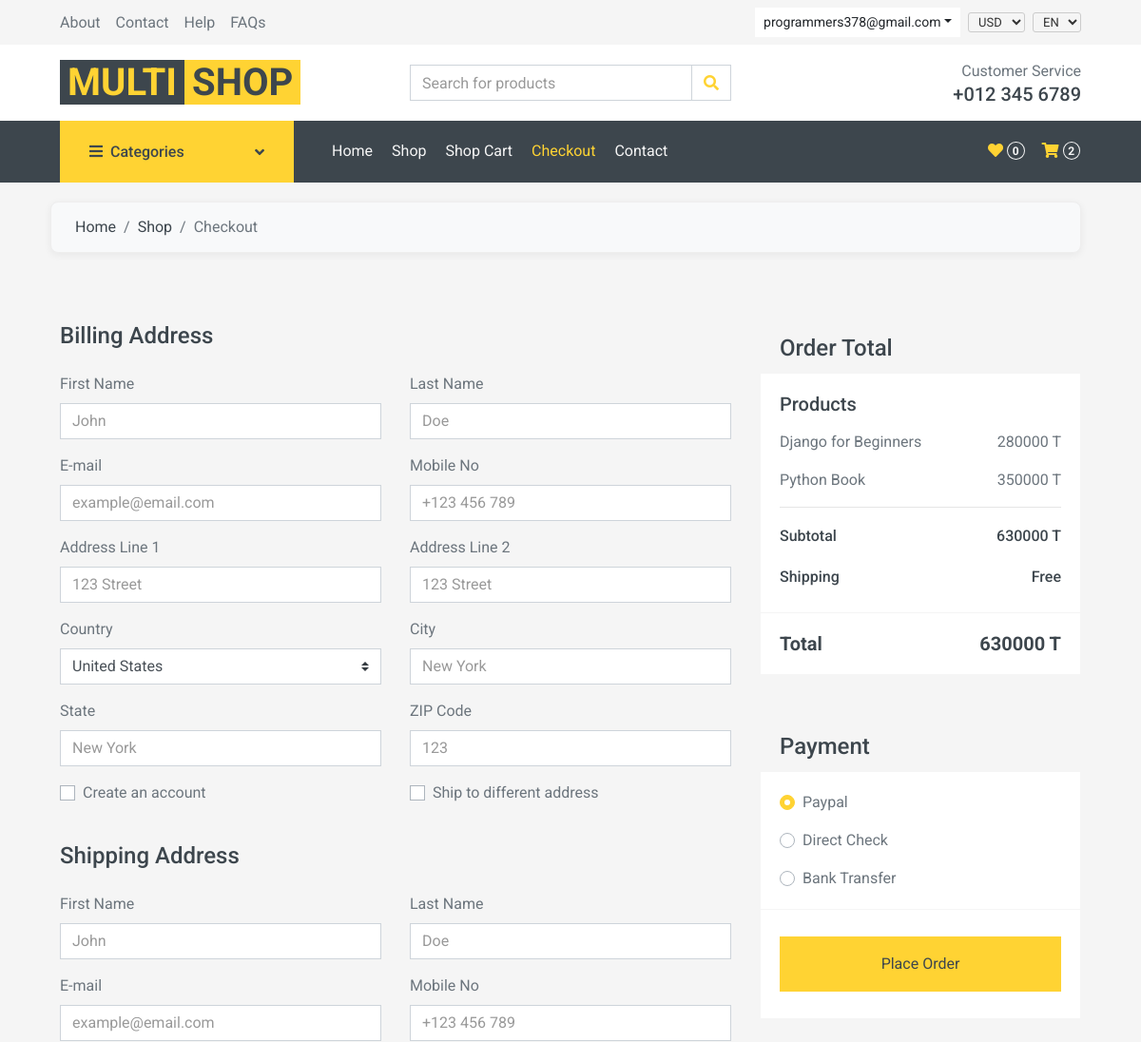
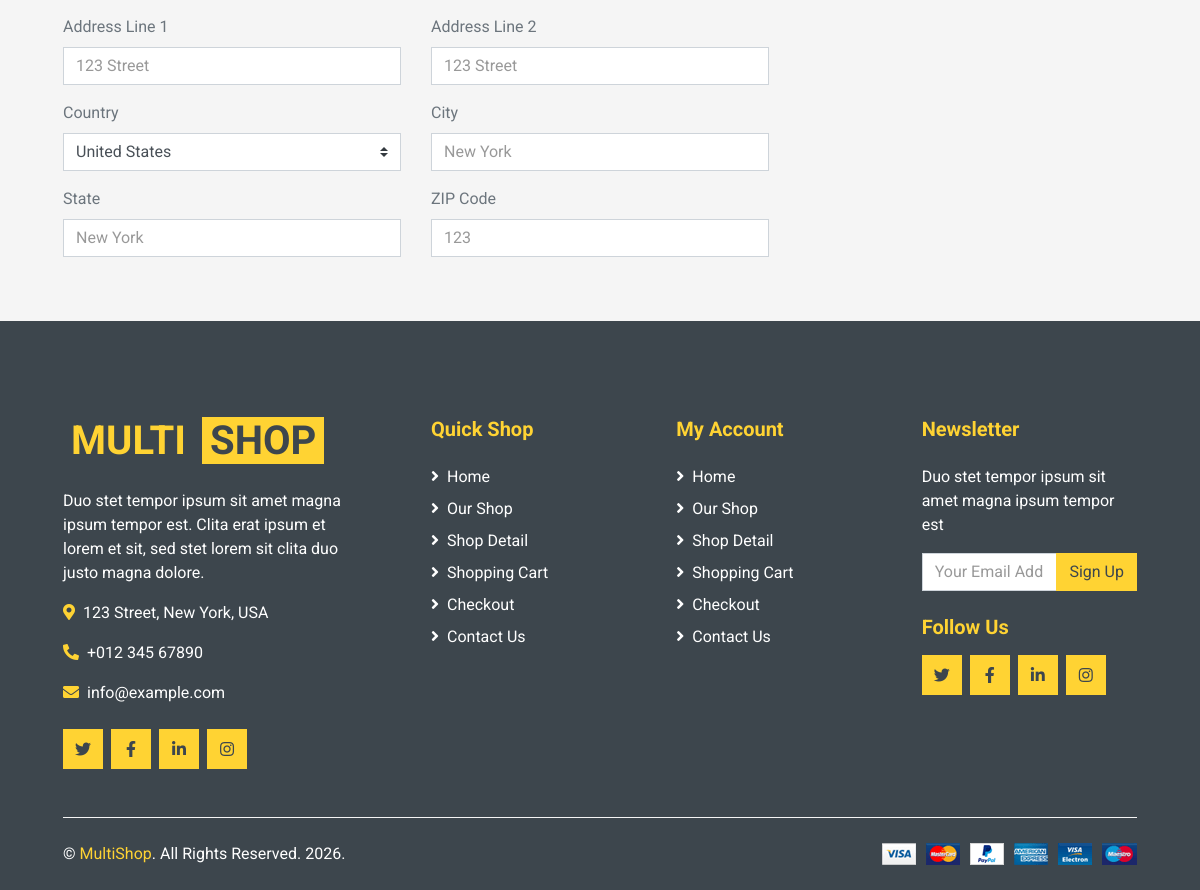
/orders/checkout/ (signed in), run on the app's committed database (2 pictures, top to bottom).
### cart/models.py (models this page shows, shortened)
class CartItem(models.Model):
    cart = models.ForeignKey(Cart, on_delete=models.CASCADE, related_name="items")
    product = models.ForeignKey(Product, on_delete=models.CASCADE)
    quantity = models.PositiveIntegerField(default=1)
    @property
    def total_price(self):
        return self.product.price * self.quantity

### shop/models/product.py (models this page shows, shortened)
class Product(models.Model):
    category = models.ForeignKey(
        Category, on_delete=models.CASCADE, related_name="products"
    )
    name = models.CharField(max_length=200)
    description = models.TextField(blank=True)
    price = models.DecimalField(
        max_digits=12, decimal_places=0, help_text="Price in Toman"
    )
    stock = models.PositiveIntegerField(default=0)
    available = models.BooleanField(default=True)  # FIX: was missing, caused FieldError
    image = models.ImageField(upload_to="products/", blank=True, null=True)
    created = models.DateTimeField(auto_now_add=True)

### orders/views.py (the view, shortened to what this page needs)
# urls.py: path("checkout/", views.checkout, name="checkout"),
@login_required
def checkout(request):
    cart = Cart.objects.filter(user=request.user).first()
    items = cart.items.select_related("product").all() if cart else []
    total = sum(item.total_price for item in items)
    return render(request, "orders/checkout.html", {"items": items, "total": total})

### templates/orders/checkout.html (shortened to what this page needs)
{% extends 'base.html' %}
{% load static %}
{% block content %}
<div class="container-fluid">
    <div class="row px-xl-5">
        <div class="col-12">
            <nav class="breadcrumb bg-light mb-30 p-0">
                <a class="breadcrumb-item text-dark" href="{% url 'shop:index' %}">Home</a>
                <a class="breadcrumb-item text-dark" href="{% url 'shop:product_list' %}">Shop</a>
                <span class="breadcrumb-item active">Checkout</span>
            </nav>
        </div>
    </div>
</div>
<div class="container-fluid pt-5">
    <div class="row px-xl-5">
        <div class="col-lg-8">
            <form method="post">
                <div class="mb-4">
                    <h4 class="font-weight-semi-bold mb-4">Billing Address</h4>
                    <div class="row">
                        <div class="col-md-6 form-group">
                            <label>First Name</label>
                            <input class="form-control" type="text" placeholder="John" required>
                        </div>
                        <div class="col-md-6 form-group">
                            <label>Last Name</label>
                            <input class="form-control" type="text" placeholder="Doe" required>
                        </div>
                        <div class="col-md-6 form-group">
                            <label>E-mail</label>
                            <input class="form-control" type="email" placeholder="example@email.com" required>
                        </div>
                        <div class="col-md-6 form-group">
                            <label>Mobile No</label>
                            <input class="form-control" type="tel" placeholder="+123 456 789">
                        </div>
                        <div class="col-md-6 form-group">
                            <label>Address Line 1</label>
                            <input class="form-control" type="text" placeholder="123 Street" required>
                        </div>
                        <div class="col-md-6 form-group">
                            <label>Address Line 2</label>
                            <input class="form-control" type="text" placeholder="123 Street">
                        </div>
                        <div class="col-md-6 form-group">
                            <label>Country</label>
                            <select class="custom-select">
                                <option selected>United States</option>
                            </select>
                        </div>
                        <div class="col-md-6 form-group">
                            <label>City</label>
                            <input class="form-control" type="text" placeholder="New York">
                        </div>
                        <div class="col-md-6 form-group">
                            <label>State</label>
                            <input class="form-control" type="text" placeholder="New York">
                        </div>
                        <div class="col-md-6 form-group">
                            <label>ZIP Code</label>
                            <input class="form-control" type="text" placeholder="123">
                        </div>
                        <div class="col-md-6 form-group">
                            <div class="custom-control custom-checkbox">
                                <label class="custom-control-label" for="create-account">Create an account</label>
                            </div>
                        </div>
                        <div class="col-md-6 form-group">
                            <div class="custom-control custom-checkbox">
                                <label class="custom-control-label" for="shipdiff">Ship to different address</label>
                            </div>
                        </div>
                    </div>
                </div>
                <div class="mb-4">
                    <h4 class="font-weight-semi-bold mb-4">Shipping Address</h4>
                    <div class="row">
                        <div class="col-md-6 form-group">
                            <label>First Name</label>
                            <input class="form-control" type="text" placeholder="John">
                        </div>
                        <div class="col-md-6 form-group">
                            <label>Last Name</label>
                            <input class="form-control" type="text" placeholder="Doe">
                        </div>
                        <div class="col-md-6 form-group">
                            <label>E-mail</label>
                            <input class="form-control" type="email" placeholder="example@email.com">
                        </div>
                        <div class="col-md-6 form-group">
                            <label>Mobile No</label>
                            <input class="form-control" type="tel" placeholder="+123 456 789">
                        </div>
                        <div class="col-md-6 form-group">
                            <label>Address Line 1</label>
                            <input class="form-control" type="text" placeholder="123 Street">
                        </div>
                        <div class="col-md-6 form-group">
                            <label>Address Line 2</label>
                            <input class="form-control" type="text" placeholder="123 Street">
                        </div>
                        <div class="col-md-6 form-group">
                            <label>Country</label>
                            <select class="custom-select">
                                <option selected>United States</option>
                            </select>
                        </div>
                        <div class="col-md-6 form-group">
                            <label>City</label>
                            <input class="form-control" type="text" placeholder="New York">
                        </div>
                        <div class="col-md-6 form-group">
                            <label>State</label>
                            <input class="form-control" type="text" placeholder="New York">
                        </div>
                        <div class="col-md-6 form-group">
                            <label>ZIP Code</label>
                            <input class="form-control" type="text" placeholder="123">
                        </div>
                    </div>
                </div>
        </div>
        <div class="col-lg-4">
            <div class="card border-secondary mb-5">
                <div class="card-header bg-secondary border-0">
                    <h4 class="font-weight-semi-bold m-0">Order Total</h4>
                </div>
                <div class="card-body">
                    <h5 class="font-weight-medium mb-3">Products</h5>
                    {% for item in items %}
                    <div class="d-flex justify-content-between">
                        <p>{{ item.product.name }}</p>
                        <p>{{ item.total_price|floatformat:0 }} T</p>
                    </div>
                    {% empty %}
                    <p class="text-muted">No items.</p>
                    {% endfor %}
                    <hr class="mt-0">
                    <div class="d-flex justify-content-between mb-3 pt-1">
                        <h6 class="font-weight-medium">Subtotal</h6>
                        <h6 class="font-weight-medium">{{ total|floatformat:0 }} T</h6>
                    </div>
                    <div class="d-flex justify-content-between">
                        <h6 class="font-weight-medium">Shipping</h6>
                        <h6 class="font-weight-medium">Free</h6>
                    </div>
                </div>
                <div class="card-footer border-secondary bg-transparent">
                    <div class="d-flex justify-content-between mt-2">
                        <h5 class="font-weight-bold">Total</h5>
                        <h5 class="font-weight-bold">{{ total|floatformat:0 }} T</h5>
                    </div>
                </div>
            </div>
            <div class="card border-secondary mb-5">
                <div class="card-header bg-secondary border-0">
                    <h4 class="font-weight-semi-bold m-0">Payment</h4>
                </div>
                <div class="card-body">
                    <div class="custom-control custom-radio mb-3">
                        <label class="custom-control-label" for="paypal">Paypal</label>
                    </div>
                    <div class="custom-control custom-radio mb-3">
                        <label class="custom-control-label" for="direct">Direct Check</label>
                    </div>
                    <div class="custom-control custom-radio">
                        <label class="custom-control-label" for="bank">Bank Transfer</label>
                    </div>
                </div>
                <div class="card-footer border-secondary bg-transparent">
                    <button type="submit" class="btn btn-block btn-primary my-3 py-3">Place Order</button>
                </div>
            </div>
        </div>
    </div>
</div>
{% endblock %}

### templates/base.html (shortened to what this page needs)
{% load static %}
<!DOCTYPE html>
<html lang="en">
<head>
    <link href="https://cdnjs.cloudflare.com/ajax/libs/font-awesome/5.10.0/css/all.min.css" rel="stylesheet">
    <link href="{% static 'lib/owlcarousel/assets/owl.carousel.min.css' %}" rel="stylesheet">
    <link href="{% static 'lib/animate/animate.min.css' %}" rel="stylesheet">
    <link href="{% static 'css/style.min.css' %}" rel="stylesheet">
</head>
<body>
<div class="container-fluid">
    <div class="row bg-secondary py-2 px-xl-5">
        <div class="col-lg-6 d-none d-lg-block">
            <div class="d-inline-flex align-items-center h-100">
                <a class="text-body mr-3" href="#">About</a>
                <a class="text-body mr-3" href="{% url 'shop:contact' %}">Contact</a>
                <a class="text-body mr-3" href="#">Help</a>
                <a class="text-body" href="#">FAQs</a>
            </div>
        </div>
        <div class="col-lg-6 text-center text-lg-right">
            <div class="d-inline-flex align-items-center">
                {% if user.is_authenticated %}
                <div class="btn-group mr-2">
                    <button type="button" class="btn btn-sm btn-light dropdown-toggle" data-toggle="dropdown">{{ user.username }}</button>
                </div>
                {% else %}
                <a href="{% url 'account_login' %}" class="btn btn-sm btn-primary mr-1">Sign In</a>
                <a href="{% url 'account_signup' %}" class="btn btn-sm btn-outline-primary mr-2">Sign Up</a>
                {% endif %}
                <select class="topbar-select mr-2">
                    <option>USD</option>
                </select>
                <select class="topbar-select">
                    <option>EN</option>
                </select>
            </div>
        </div>
    </div>
    <div class="row align-items-center bg-light py-3 px-xl-5 d-none d-lg-flex">
        <div class="col-lg-4">
            <a href="{% url 'shop:index' %}" class="text-decoration-none">
                <span class="h1 text-uppercase text-primary bg-dark px-2">Multi</span>
                <span class="h1 text-uppercase text-dark bg-primary px-2 ml-n1">Shop</span>
            </a>
        </div>
        <div class="col-lg-4 col-6 text-left">
            <form action="{% url 'shop:product_list' %}" method="get">
                <div class="input-group">
                    <input type="text" name="q" class="form-control" placeholder="Search for products">
                    <div class="input-group-append">
                        <span class="input-group-text bg-transparent text-primary">
                            <i class="fa fa-search"></i>
                        </span>
                    </div>
                </div>
            </form>
        </div>
        <div class="col-lg-4 col-6 text-right">
            <p class="m-0">Customer Service</p>
            <h5 class="m-0">+012 345 6789</h5>
        </div>
    </div>
</div>
<div class="container-fluid bg-dark mb-30">
    <div class="row px-xl-5">
        <div class="col-lg-3 d-none d-lg-block">
            <a class="btn d-flex align-items-center justify-content-between bg-primary w-100" data-toggle="collapse" href="#navbar-vertical" style="height:65px;padding:0 30px;">
                <h6 class="text-dark m-0"><i class="fa fa-bars mr-2"></i>Categories</h6>
                <i class="fa fa-angle-down text-dark"></i>
            </a>
        </div>
        <div class="col-lg-9">
            <nav class="navbar navbar-expand-lg bg-dark navbar-dark py-3 py-lg-0 px-0">
                <div class="collapse navbar-collapse justify-content-between" id="navbarCollapse">
                    <div class="navbar-nav mr-auto py-0">
                        <a href="{% url 'shop:index' %}" class="nav-item nav-link {% if request.resolver_match.url_name == 'index' %}active{% endif %}">Home</a>
                        <a href="{% url 'shop:product_list' %}" class="nav-item nav-link {% if request.resolver_match.url_name == 'product_list' %}active{% endif %}">Shop</a>
                        <a href="{% url 'cart:detail' %}" class="nav-item nav-link {% if request.resolver_match.url_name == 'detail' %}active{% endif %}">Shop Cart</a>
                        <a href="{% url 'orders:checkout' %}" class="nav-item nav-link {% if request.resolver_match.url_name == 'checkout' %}active{% endif %}">Checkout</a>
                        <a href="{% url 'shop:contact' %}" class="nav-item nav-link {% if request.resolver_match.url_name == 'contact' %}active{% endif %}">Contact</a>
                    </div>
                    <div class="navbar-nav ml-auto py-0 d-none d-lg-flex align-items-center">
                        <a href="#" class="btn px-0 mr-3">
                            <i class="fas fa-heart text-primary"></i>
                            <span class="badge text-secondary border border-secondary rounded-circle" style="padding-bottom:2px;">0</span>
                        </a>
                        <a href="{% url 'cart:detail' %}" class="btn px-0">
                            <i class="fas fa-shopping-cart text-primary"></i>
                            <span class="badge text-secondary border border-secondary rounded-circle" style="padding-bottom:2px;">{% if cart_count %}{{ cart_count }}{% else %}0{% endif %}</span>
                        </a>
                    </div>
                </div>
            </nav>
        </div>
    </div>
</div>
{% block content %}{% endblock %}
{% include 'components/footer.html' %}
</body>
</html>

### data on the page
CartItem: product.name "Django for Beginners", total_price "280000"
CartItem: product.name "Python Book", total_price "350000"

### other printed values
{{ user.username }} "programmers378@gmail.com"
{{ cart_count }} "2"
{{ total|floatformat:0 }} "630000"
